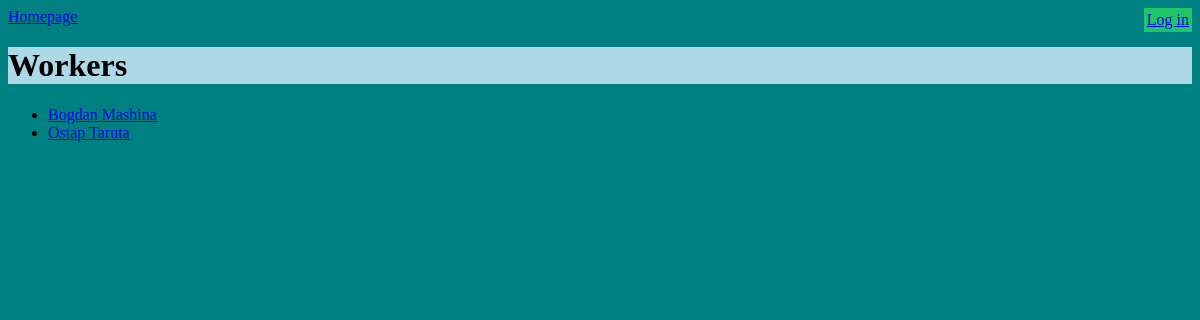
The page /workers on the database as committed earlier.
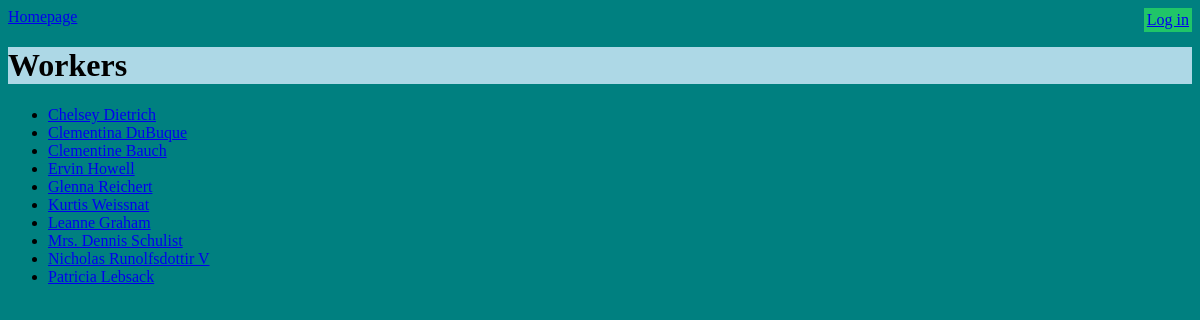
The same page on the database as committed later.
### polls/models.py (models this page shows, shortened)
class Worker(models.Model):
    name = models.CharField(max_length=200)

### polls/views.py (the view)
# urls.py: path('workers', views.WorkersView.as_view(), name='workers'),
class WorkersView(generic.ListView):
    template_name = 'polls/workers.html'
    queryset = Worker.objects.order_by('name')
    context_object_name = 'workers_list'

### polls/templates/polls/workers.html
{% extends 'polls/base.html' %}
{% load i18n %}
{% block content %}
<h1>{% trans "Workers" %}</h1>
{% if workers_list %}
<ul>
    {% for worker in workers_list %}
        <li><a href="{% url 'worker_details' worker.id %}">{{ worker.name }}</a></li>
    {% endfor %}
</ul>
{% else %}
<p>{% trans "No workers" %}</p>
{% endif %}
{% endblock %}

### polls/templates/polls/base.html (shortened to what this page needs)
{% load i18n %}
{% load static %}
<!DOCTYPE html>
<html>
<head>
    <link rel="stylesheet" type="text/css" href="{% static 'css/style.css' %}">
</head>
<body>
    <div>
        <a href="{% url 'index' %}">{% trans "Homepage" %}</a>
        {% if user.is_authenticated %}
        <a href="{% url 'workers' %}">{% trans "Workers" %}</a>
        <a href="{% url 'create_job' %}">{% trans "Create job" %}</a>
        <a href="{% url 'create_workplace' %}">{% trans "Create workplace" %}</a>
        <a href="{% url 'addworktime' %}">{% trans "Add worktime" %}</a>
        <a href="{% url 'logout' %}" class="auth_link">{% trans "Log out" %}</a>
        <span class="username_span">{{ user.username }}</span>
        {% else %}
        <a href="{% url 'login' %}" class="auth_link">{% trans "Log in" %}</a>
        {% endif %}
    </div>
    {% block content %}
    {% endblock %}
</body>
</html>

### polls/static/css/style.css (style rules this page uses)
h1 { background-color: lightblue; }
body { background-color: teal; }
.auth_link { float: right; background-color: rgb(32, 197, 104); padding: 3px; }

Rows that differ between the two databases and show on the page:
added Worker: name "Chelsey Dietrich"
added Worker: name "Clementina DuBuque"
added Worker: name "Clementine Bauch"
changed Worker: name "Bogdan Mashina" → "Ervin Howell"
added Worker: name "Glenna Reichert"
added Worker: name "Kurtis Weissnat"
changed Worker: name "Ostap Taruta" → "Leanne Graham"
added Worker: name "Mrs. Dennis Schulist"
added Worker: name "Nicholas Runolfsdottir V"
added Worker: name "Patricia Lebsack"
